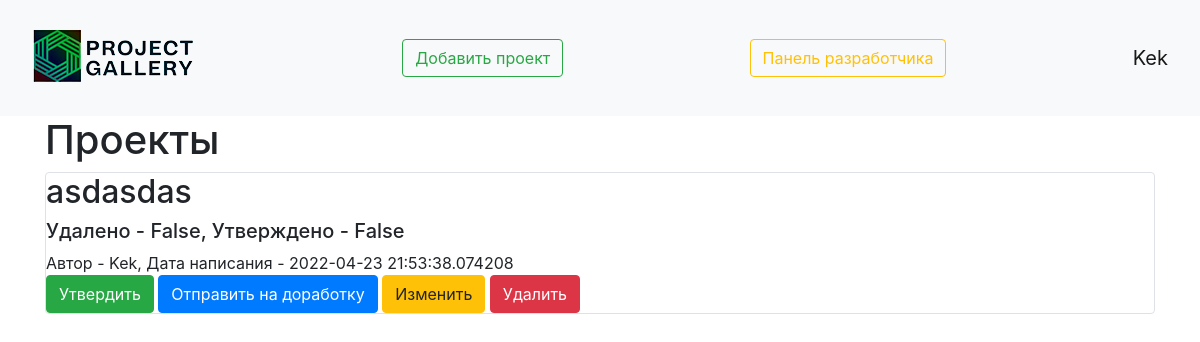
The page /developer_panel (signed in) on the database as committed earlier.
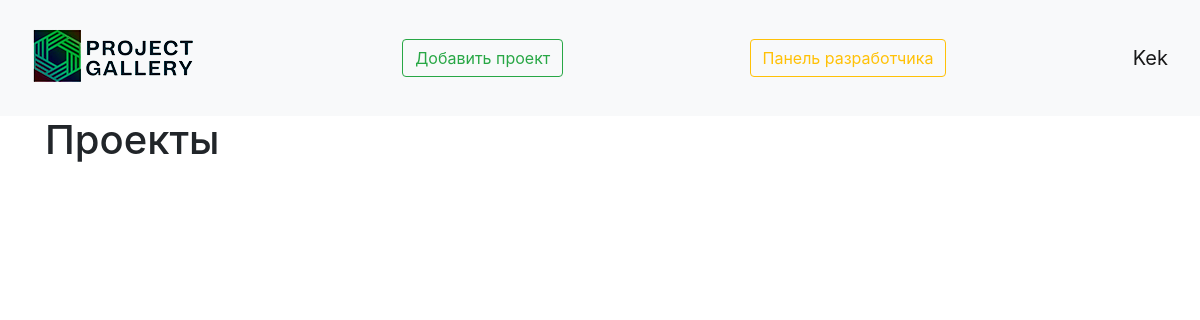
The same page on the database as committed later.
### data/projects.py (models this page shows)
class Projects(SqlAlchemyBase, SerializerMixin):
    __tablename__ = 'projects'
    id = sqlalchemy.Column(sqlalchemy.Integer,
                           primary_key=True, autoincrement=True)
    title = sqlalchemy.Column(sqlalchemy.String, nullable=True)
    content = sqlalchemy.Column(sqlalchemy.String, nullable=True)
    created_date = sqlalchemy.Column(sqlalchemy.DateTime,
                                     default=datetime.datetime.now)
    is_private = sqlalchemy.Column(sqlalchemy.Boolean, default=True)
    is_confirmed = sqlalchemy.Column(sqlalchemy.Boolean, nullable=True, default=False)
    is_deleted = sqlalchemy.Column(sqlalchemy.Boolean, nullable=True, default=False)
    image = sqlalchemy.Column(nullable=True)
    user_id = sqlalchemy.Column(sqlalchemy.Integer,
                                sqlalchemy.ForeignKey("users.id"))
    user = orm.relation('User')

### data/user.py (models this page shows, shortened)
class User(SqlAlchemyBase, UserMixin, SerializerMixin):
    __tablename__ = 'users'
    id = sqlalchemy.Column(sqlalchemy.Integer,
                           primary_key=True, autoincrement=True)
    name = sqlalchemy.Column(sqlalchemy.String, nullable=True)
    about = sqlalchemy.Column(sqlalchemy.String, nullable=True)
    email = sqlalchemy.Column(sqlalchemy.String,
                              index=True, unique=True, nullable=True)
    hashed_password = sqlalchemy.Column(sqlalchemy.String, nullable=True)
    created_date = sqlalchemy.Column(sqlalchemy.DateTime,
                                     default=datetime.datetime.now)
    is_developer = sqlalchemy.Column(sqlalchemy.Boolean, nullable=True, default=False)
    projects = orm.relation("Projects", back_populates='user')

### main.py (the view)
@app.route('/developer_panel')
@login_required
def developer_panel():
    if current_user.is_developer:
        db_sess = db_session.create_session()
        if current_user.is_authenticated:
            projects = db_sess.query(Projects).filter(
                (Projects.user == current_user) | (Projects.is_private != True))
        else:
            projects = db_sess.query(Projects).filter((Projects.is_private != True))
        return render_template("index_developer.html", projects=projects)

### data/db_session.py (called while the page is built)
def create_session() -> Session:
    global __factory
    return __factory()

### main.py (called while the page is built)
@login_manager.user_loader
def load_user(user_id):
    db_sess = db_session.create_session()
    return db_sess.query(User).get(user_id)

### templates/index_developer.html (shortened to what this page needs)
{% extends "base.html" %}
{% block content %}
<h1>Проекты</h1>
{% for item in projects%}
{% if item.is_deleted or not item.is_confirmed %}
<div class="col-md6 border rounded">
    <a href="/viewing_project/{{ item.id }}" class="text-decoration-none text-reset"><h2>{{item.title}}</h2></a>
    <h5>Удалено - {{item.is_deleted}}, Утверждено - {{item.is_confirmed}}</h5>
    <div>
        Автор - {{item.user.name}}, Дата написания - {{item.created_date}}
    </div>
    {% if current_user.is_authenticated %}
    <div>
        {% if not item.is_developer %}
        <a href="/developer_panel/projects_approve/{{ item.id }}" class="btn btn-success">
            Утвердить
        </a>
        <a href="/developer_panel/projects_modification/{{ item.id }}" class="btn btn-primary">
            Отправить на доработку
        </a>
        {% endif %}
        <a href="/projects/{{ item.id }}" class="btn btn-warning">
            Изменить
        </a>
        <a href="/developer_panel/projects_delete/{{ item.id }}" class="btn btn-danger">
            Удалить
        </a>
    </div>
{% endif %}
{% endif %}
</div>
{% endfor %}
{% endblock %}

Rows that differ between the two databases and show on the page:
removed Projects: title "asdasdas", is_deleted "False", is_confirmed "False", user.name "Kek", created_date "2022-04-23 21:53:38.074208"
